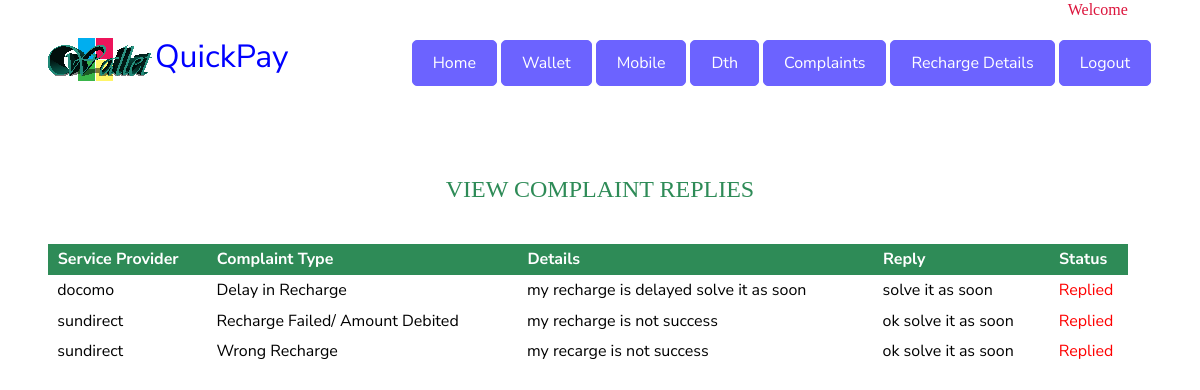
The page /comreply/ruby@gmail.com on the database its author committed.
### login/models.py (models this page shows, shortened)
class complaints(models.Model):
    uname=models.CharField(max_length=100)
    spname =models.CharField(max_length=100)
    name=models.CharField(max_length=100)
    complaint = models.CharField(max_length=100)
    details = models.TextField()
    replay = models.TextField()
    status =models.TextField()
    r_status = models.TextField()

### login/views.py (the view)
# urls.py: path('comreply/<str:uname>', views.comreply, name='comreply'),
def comreply(request,uname):
    c=complaints.objects.filter(uname=uname)
    return render(request, 'comreply.html',{'c':c})

### templates/comreply.html (shortened to what this page needs)
{% load static %}
<!DOCTYPE html>
<html lang="en">
  <head>
    <link rel="stylesheet" href="{% static 'css/open-iconic-bootstrap.min.css' %}">
    <link rel="stylesheet" href="{% static 'css/animate.css' %}">
    <link rel="stylesheet" href="{% static 'css/owl.carousel.min.css' %}">
    <link rel="stylesheet" href="{% static 'css/owl.theme.default.min.css' %}">
    <link rel="stylesheet" href="{% static 'css/magnific-popup.css' %}">
    <link rel="stylesheet" href="{% static 'css/aos.css' %}">
    <link rel="stylesheet" href="{% static 'css/ionicons.min.css' %}">
    <link rel="stylesheet" href="{% static 'css/bootstrap-datepicker.css' %}">
    <link rel="stylesheet" href="{% static 'css/jquery.timepicker.css' %}">
    <link rel="stylesheet" href="{% static 'css/flaticon.css' %}">
    <link rel="stylesheet" href="{% static 'css/icomoon.css' %}">
    <link rel="stylesheet" href="{% static 'css/style.css' %}">
  </head>
  <body >
	  <nav class="navbar navbar-expand-lg navbar-dark ftco_navbar bg-dark ftco-navbar-light" id="ftco-navbar">
	    <div class="container">
          <a class="navbar-brand" href="#"> <h2  style="color:blue"><i><img src="/static/images/logo.png" alt=" " /></i>QuickPay</h2></a>
        <div class="collapse navbar-collapse" id="ftco-nav">
	        <ul class="navbar-nav ml-auto">
	          <li class="nav-item nav-item cta mr-md-1"><a href="/userhome"  class="nav-link">Home</a></li>
            <li class="nav-item nav-item cta mr-md-1"><a href="/wallt" class="nav-link">Wallet</a></li>
            <li class="nav-item nav-item cta mr-md-1  "><a class="nav-link" href="/mcharge" >Mobile</a></li>
            <li class="nav-item nav-item cta mr-md-1 "><a  class="nav-link" href="/dcharge" >Dth</a></li>
            <li class="nav-item nav-item cta mr-md-1"><a href="/care"class="nav-link">Complaints</a></li>
            <li class="nav-item nav-item cta mr-md-1"><a href="/rehistory/{{user.username}}" class="nav-link">Recharge Details</a></li>
	          <li class="nav-item cta mr-md-1"><a href="/logout" class="nav-link">Logout</a></li>
	        </ul>
	      </div>
	    </div>
	  </nav>
    <h6 style="font-family: Georgia, 'Times New Roman', Times, serif;color:crimson;">
      &nbsp;&nbsp;&nbsp;&nbsp;&nbsp;&nbsp;&nbsp;&nbsp;&nbsp;
           &nbsp;&nbsp;&nbsp;&nbsp;&nbsp;&nbsp;&nbsp;&nbsp;&nbsp;
           &nbsp;&nbsp;&nbsp;&nbsp;&nbsp; &nbsp;&nbsp;&nbsp;&nbsp;&nbsp;&nbsp;&nbsp;&nbsp;&nbsp;
           &nbsp;&nbsp;&nbsp;&nbsp;&nbsp;&nbsp;&nbsp;&nbsp;&nbsp;
           &nbsp;&nbsp;&nbsp;&nbsp;&nbsp; &nbsp;&nbsp;&nbsp;&nbsp;&nbsp;&nbsp;&nbsp;&nbsp;&nbsp;
           &nbsp;&nbsp;&nbsp;&nbsp;&nbsp;&nbsp;&nbsp;&nbsp;&nbsp;
           &nbsp;&nbsp;&nbsp;&nbsp;&nbsp; &nbsp;&nbsp;&nbsp;&nbsp;&nbsp;&nbsp;&nbsp;&nbsp;&nbsp;
           &nbsp;&nbsp;&nbsp;&nbsp;&nbsp;&nbsp;&nbsp;&nbsp;&nbsp;
           &nbsp;&nbsp;&nbsp;&nbsp;&nbsp; &nbsp;&nbsp;&nbsp;&nbsp;&nbsp;&nbsp;&nbsp;&nbsp;&nbsp;
           &nbsp;&nbsp;&nbsp;&nbsp;&nbsp;&nbsp;&nbsp;&nbsp;&nbsp;
           &nbsp;&nbsp;&nbsp;&nbsp;&nbsp;  &nbsp;&nbsp;&nbsp;&nbsp;&nbsp;&nbsp;&nbsp;&nbsp;&nbsp;
           &nbsp;&nbsp;&nbsp;&nbsp;&nbsp;&nbsp;&nbsp;&nbsp;&nbsp;
           &nbsp;&nbsp;&nbsp;&nbsp;&nbsp; &nbsp;&nbsp;&nbsp;&nbsp;&nbsp;&nbsp;&nbsp;&nbsp;&nbsp;
           &nbsp;&nbsp;&nbsp;&nbsp;&nbsp; &nbsp;&nbsp;&nbsp;&nbsp;&nbsp;&nbsp;&nbsp;&nbsp;&nbsp;
           &nbsp;&nbsp;&nbsp;&nbsp;&nbsp; &nbsp;&nbsp;&nbsp;&nbsp;&nbsp;&nbsp;&nbsp;&nbsp;&nbsp;
           &nbsp;&nbsp;&nbsp;&nbsp;&nbsp; &nbsp;&nbsp;&nbsp;&nbsp;&nbsp;&nbsp;&nbsp;&nbsp;&nbsp;
           &nbsp;&nbsp;&nbsp;&nbsp;
           &nbsp;&nbsp;&nbsp;&nbsp;&nbsp;  &nbsp;&nbsp;&nbsp;&nbsp;&nbsp;&nbsp;&nbsp;&nbsp;&nbsp;
           &nbsp;&nbsp;&nbsp;&nbsp;&nbsp; &nbsp;&nbsp;&nbsp;&nbsp;&nbsp;&nbsp;&nbsp;&nbsp;&nbsp;
           &nbsp;&nbsp;&nbsp;&nbsp;&nbsp; &nbsp;&nbsp;&nbsp;&nbsp;&nbsp;&nbsp;&nbsp;&nbsp;&nbsp;
           Welcome&nbsp;&nbsp;{{user.username}}</h6>
<br>
<br>
    <br><br><br>
    <h2 align="center" style="font-size:24px;font-family: Cambria, Cochin, Georgia, Times, 'Times New Roman', serif;
    color:seagreen ;">VIEW COMPLAINT REPLIES</h2>
               <section>
                             <table style="width:90%; margin-left:4%;" ><thead>
                                <BR>
                     <tr>
                    <th >&nbsp;&nbsp;Service Provider</th>
                    <th>&nbsp;&nbsp;Complaint Type</th>
                    <th >&nbsp;&nbsp;Details</th>
                    <th >&nbsp;&nbsp;Reply</th>
                    <th >&nbsp;&nbsp;Status</th>
                    </tr></thead>
                    {% for r in c %}
   <tr >
       <td style="color:black;">&nbsp;&nbsp;{{r.spname}}&nbsp;</td>
        <td style="color:black;">&nbsp;&nbsp;{{r.complaint}}&nbsp;</td>
       <td style="color:black;" >&nbsp;&nbsp;{{r.details}}&nbsp;</td>
       <td style="color:black;">&nbsp;&nbsp;{{r.replay}}&nbsp;</td>
       <td style="color: red;">&nbsp;&nbsp;{{r.status}}</td>
       </tr>
      {% endfor %}
                       </table>
                </section>
  </body>
</html>

### templates/comreply.html (style rules this page uses)
th { color:#FFFFFF; background-color:seagreen;align-self: baseline; }

### rows shown on the page
complaints: spname "docomo", complaint "Delay in Recharge", details "my recharge is delayed solve it as soon", replay "solve it as soon", status "Replied"
complaints: spname "sundirect", complaint "Recharge Failed/ Amount Debited", details "my recharge is not success", replay "ok solve it as soon", status "Replied"
complaints: spname "sundirect", complaint "Wrong Recharge", details "my recarge is not success", replay "ok solve it as soon", status "Replied"
